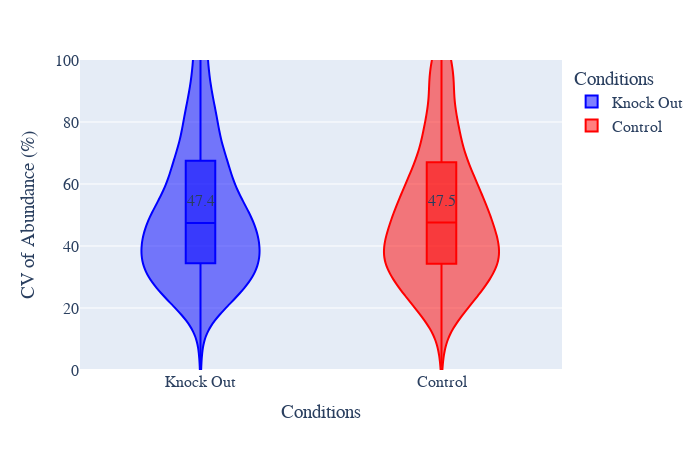

Write notebook code for a chart like this one.
### Code cell
# CV violin plot
plot_options={    
        "mean label": "True",
        "box": "True",
        "X Title": "Conditions",
        "Y Title": "CV of Abundance (%)",
        "color": ["blue", "red", "black", "yellow", "green", "purple",
                  "orange", "brown", "pink", "gray", "olive", "cyan"],
        "width": 700,
        "height": 450,
        "font": dict(size=16, family="Arial black"),
        "violinmode": "overlay",
        "ylimits": [0, 100],
        "help for information only": \
        "Mean label options: True or False." \
        "color: the first few colors will be used"\
        "violinmode: group or overlay." \
    }
figure, _, _ =CV_plots(data_obj, plot_options, saved_settings)
figure.show()
#figure.write_image("images/test.svg")

### Figure 1 — Plotly figure (JSON) as saved in the notebook; plotly's stock layout.template omitted (floating-point values rounded to 4 significant figures; data arrays with more than 128 entries replaced by an {"elided": "..."} marker saying what was removed)
{"data": [{"alignmentgroup": "True", "box": {"visible": true}, "hovertemplate": "Conditions=%{x}<br>CV=%{y}<extra></extra>", "legendgroup": "Knock Out", "marker": {"color": "blue"}, "name": "Knock Out", "offsetgroup": "Knock Out", "orientation": "v", "scalegroup": "True", "showlegend": true, "type": "violin", "x": {"elided": "3016 str values"}, "x0": " ", "xaxis": "x", "y": {"elided": "3016 float values"}, "y0": " ", "yaxis": "y"}, {"alignmentgroup": "True", "box": {"visible": true}, "hovertemplate": "Conditions=%{x}<br>CV=%{y}<extra></extra>", "legendgroup": "Control", "marker": {"color": "red"}, "name": "Control", "offsetgroup": "Control", "orientation": "v", "scalegroup": "True", "showlegend": true, "type": "violin", "x": {"elided": "2725 str values"}, "x0": " ", "xaxis": "x", "y": {"elided": "2725 float values"}, "y0": " ", "yaxis": "y"}], "layout": {"annotations": [{"showarrow": false, "text": "47.5", "x": "Control", "y": 54.68}, {"showarrow": false, "text": "47.4", "x": "Knock Out", "y": 54.54}], "font": {"family": "Arial black", "size": 16}, "height": 450, "legend": {"title": {"text": "Conditions"}, "tracegroupgap": 0}, "margin": {"t": 60}, "showlegend": true, "violinmode": "overlay", "width": 700, "xaxis": {"anchor": "y", "categoryarray": ["Knock Out", "Control"], "categoryorder": "array", "domain": [0, 1], "title": {"text": "Conditions"}}, "yaxis": {"anchor": "x", "domain": [0, 1], "range": [0, 100], "title": {"text": "CV of Abundance (%)"}}}}
